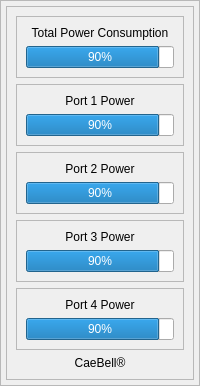
     <widget class="QFrame" name="menuright">
      <property name="maximumSize">
       <size>
        <width>300</width>
        <height>16777215</height>
       </size>
      </property>
      <property name="frameShape">
       <enum>QFrame::Shape::StyledPanel</enum>
      </property>
      <property name="frameShadow">
       <enum>QFrame::Shadow::Raised</enum>
      </property>
      <layout class="QVBoxLayout" name="verticalLayout">
       <property name="spacing">
        <number>5</number>
       </property>
       <property name="leftMargin">
        <number>5</number>
       </property>
       <property name="topMargin">
        <number>5</number>
       </property>
       <property name="rightMargin">
        <number>5</number>
       </property>
       <property name="bottomMargin">
        <number>5</number>
       </property>
       <item>
        <widget class="QFrame" name="mr_content">
         <property name="minimumSize">
          <size>
           <width>0</width>
           <height>0</height>
          </size>
         </property>
         <property name="frameShape">
          <enum>QFrame::Shape::StyledPanel</enum>
         </property>
         <property name="frameShadow">
          <enum>QFrame::Shadow::Raised</enum>
         </property>
         <layout class="QVBoxLayout" name="verticalLayout_4">
          <item alignment="Qt::AlignmentFlag::AlignTop">
           <widget class="QFrame" name="frame_15">
            <property name="frameShape">
             <enum>QFrame::Shape::StyledPanel</enum>
            </property>
            <property name="frameShadow">
             <enum>QFrame::Shadow::Raised</enum>
            </property>
            <layout class="QVBoxLayout" name="verticalLayout_16">
             <item alignment="Qt::AlignmentFlag::AlignTop">
              <widget class="QLabel" name="label_23">
               <property name="text">
                <string>Total Power Consumption</string>
               </property>
               <property name="alignment">
                <set>Qt::AlignmentFlag::AlignCenter</set>
               </property>
              </widget>
             </item>
             <item alignment="Qt::AlignmentFlag::AlignTop">
              <widget class="QProgressBar" name="progress_bar_2">
               <property name="value">
                <number>90</number>
               </property>
              </widget>
             </item>
            </layout>
           </widget>
          </item>
          <item alignment="Qt::AlignmentFlag::AlignTop">
           <widget class="QFrame" name="frame_20">
            <property name="frameShape">
             <enum>QFrame::Shape::StyledPanel</enum>
            </property>
            <property name="frameShadow">
             <enum>QFrame::Shadow::Raised</enum>
            </property>
            <layout class="QVBoxLayout" name="verticalLayout_18">
             <item alignment="Qt::AlignmentFlag::AlignTop">
              <widget class="QLabel" name="label_29">
               <property name="text">
                <string>Port 1 Power</string>
               </property>
               <property name="alignment">
                <set>Qt::AlignmentFlag::AlignCenter</set>
               </property>
              </widget>
             </item>
             <item alignment="Qt::AlignmentFlag::AlignTop">
              <widget class="QProgressBar" name="progress_bar_7">
               <property name="layoutDirection">
                <enum>Qt::LayoutDirection::LeftToRight</enum>
               </property>
               <property name="value">
                <number>90</number>
               </property>
               <property name="orientation">
                <enum>Qt::Orientation::Horizontal</enum>
               </property>
               <property name="textDirection">
                <enum>QProgressBar::Direction::TopToBottom</enum>
               </property>
              </widget>
             </item>
            </layout>
           </widget>
          </item>
          <item alignment="Qt::AlignmentFlag::AlignTop">
           <widget class="QFrame" name="frame_21">
            <property name="frameShape">
             <enum>QFrame::Shape::StyledPanel</enum>
            </property>
            <property name="frameShadow">
             <enum>QFrame::Shadow::Raised</enum>
            </property>
            <layout class="QVBoxLayout" name="verticalLayout_19">
             <item alignment="Qt::AlignmentFlag::AlignTop">
              <widget class="QLabel" name="label_30">
               <property name="text">
                <string>Port 2 Power</string>
               </property>
               <property name="alignment">
                <set>Qt::AlignmentFlag::AlignCenter</set>
               </property>
              </widget>
             </item>
             <item alignment="Qt::AlignmentFlag::AlignTop">
              <widget class="QProgressBar" name="progress_bar_8">
               <property name="value">
                <number>90</number>
               </property>
              </widget>
             </item>
            </layout>
           </widget>
          </item>
          <item alignment="Qt::AlignmentFlag::AlignTop">
           <widget class="QFrame" name="frame_19">
            <property name="frameShape">
             <enum>QFrame::Shape::StyledPanel</enum>
            </property>
            <property name="frameShadow">
             <enum>QFrame::Shadow::Raised</enum>
            </property>
            <layout class="QVBoxLayout" name="verticalLayout_17">
             <item alignment="Qt::AlignmentFlag::AlignTop">
              <widget class="QLabel" name="label_27">
               <property name="text">
                <string>Port 3 Power</string>
               </property>
               <property name="alignment">
                <set>Qt::AlignmentFlag::AlignCenter</set>
               </property>
              </widget>
             </item>
             <item alignment="Qt::AlignmentFlag::AlignTop">
              <widget class="QProgressBar" name="progress_bar_6">
               <property name="value">
                <number>90</number>
               </property>
              </widget>
             </item>
            </layout>
           </widget>
          </item>
          <item alignment="Qt::AlignmentFlag::AlignTop">
           <widget class="QFrame" name="frame_22">
            <property name="frameShape">
             <enum>QFrame::Shape::StyledPanel</enum>
            </property>
            <property name="frameShadow">
             <enum>QFrame::Shadow::Raised</enum>
            </property>
            <layout class="QVBoxLayout" name="verticalLayout_20">
             <item alignment="Qt::AlignmentFlag::AlignTop">
              <widget class="QLabel" name="label_31">
               <property name="text">
                <string>Port 4 Power</string>
               </property>
               <property name="alignment">
                <set>Qt::AlignmentFlag::AlignCenter</set>
               </property>
              </widget>
             </item>
             <item alignment="Qt::AlignmentFlag::AlignTop">
              <widget class="QProgressBar" name="progress_bar_9">
               <property name="value">
                <number>90</number>
               </property>
              </widget>
             </item>
            </layout>
           </widget>
          </item>
          <item>
           <widget class="QLabel" name="program_name">
            <property name="minimumSize">
             <size>
              <width>0</width>
              <height>0</height>
             </size>
            </property>
            <property name="maximumSize">
             <size>
              <width>16777215</width>
              <height>25</height>
             </size>
            </property>
            <property name="text">
             <string>CaeBell®</string>
            </property>
            <property name="alignment">
             <set>Qt::AlignmentFlag::AlignCenter</set>
            </property>
           </widget>
          </item>
         </layout>
        </widget>
       </item>
      </layout>
     </widget>
